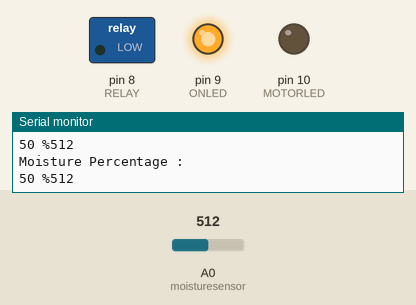
Simulated run of this sketch. Board: Arduino Uno, built with avr-gcc and run on an emulated ATmega328P. On the bench: switched loads named in the sketch (green lamp = pin HIGH), output pins drawn as LEDs (lit = HIGH), the last lines printed to the serial monitor. Inputs (shaded band) come from the test bench; at power-on: A0 (moisturesensor) = 512.

Above: at 1.2 s.
1.3 s: A0 (moisturesensor) set to 530
4.3 s: A0 (moisturesensor) set to 560
At 6.2 s:
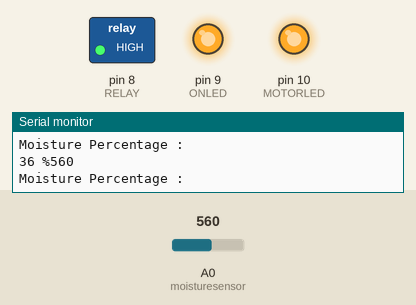
6.5 s: A0 (moisturesensor) set to 434
8.0 s: A0 (moisturesensor) set to 404
At 9.2 s:
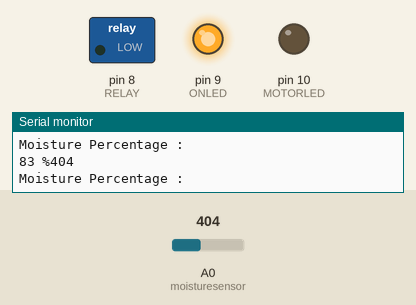
11.0 s: A0 (moisturesensor) set to 716
At 12.2 s:
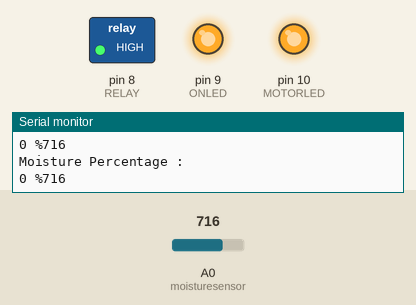
Timing chart, 0 to 13.5 s (numbered marks = the images above; inputs shaded):
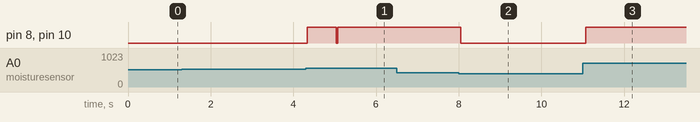

Measured:
- the behaviour switches between 544 and 545 on A0 (moisturesensor) (found by bisection; images 0 and 1)
- the behaviour switches between 417 and 416 on A0 (moisturesensor) (found by bisection; images 1 and 2)
- after the input at 4.3 s, pin 8 (RELAY), pin 10 (MOTORLED): LOW → HIGH at once, → LOW 0.69 s later, → HIGH 0.04 s later
- after the input at 8.0 s, pin 8 (RELAY), pin 10 (MOTORLED): HIGH → LOW after 0.05 s instead of 2.1 s
- after the input at 11.0 s, pin 8 (RELAY), pin 10 (MOTORLED): LOW → HIGH after 0.07 s

The sketch:

water_monitoring_system.ino
```cpp
/*
connections between Arduino and the sensors
 //soil moisture sensor
sensor   | ARDUINO
 VCC    ->  3.3 v
 GND    ->  gnd
 AOUT   ->  A0

 Relay   | ARDUINO
  DC+   -> 5V
  DC-   -> GND
  CH1   -> 8

  LED    | ARDUINO
  RED    -> 9
  GREEN  -> 10
 NB:: connect AREF pin on the Arduino board to the 3.3 v line
coonect

*/

#define SCL A5
#define SDA A4
#define RELAY 8
#define  ONLED 9
#define  MOTORLED 10
bool state = false ;
int moisturesensor =  A0;


const int Airvalue = 680;
const int Watervalue = 350 ;
int SoilMoisturevalue =0;
int SoilMoisturePercentage = 0;

unsigned long now = 0;
unsigned long previous = 0;
int interval = 5000 ;       //variable to hold the value time for hoew long motor should be on
void setup() {
  //set analogread function reference at 3.3V
  analogReference(EXTERNAL);
  //initializing the pins to be used in the program
 Serial.begin(9600);
 pinMode(ONLED,OUTPUT);
 pinMode(MOTORLED , OUTPUT);
 pinMode(RELAY, OUTPUT);
 pinMode( moisturesensor, INPUT);

//LED is put HIGH to indicate that the system has been activated
 digitalWrite(ONLED, HIGH);

 //printing a string on the terminal displaying system activation text
 Serial.println("Water Monitoring System Activated ! !");

 previous = millis();
}

void loop() {
  // main loop
  // calling the Sensor_Reading function
  Sensor_Reading();
  //determining at percentage the Motor should go on
  if ((SoilMoisturePercentage <= 40 ) && (state == false)) {
     //MOTORLED is set HIGH to indicate watering has sterted
     digitalWrite(MOTORLED, HIGH);
     //put the Relay high to statrt watering
     digitalWrite(RELAY,  HIGH);
     state = true ;
  }else if ((SoilMoisturePercentage >= 80 ) && (state == true)) {
     //MOTORLED is set LOW to indicate watering has stopped
     digitalWrite(MOTORLED, LOW);
     //put the Relay high to statrt watering
     digitalWrite(RELAY,  LOW);
     state = false ;
  }


 //set the motor on for the specified time
 now = millis();
 if (now - previous >= interval && state == true) {
  previous = millis();
    //MOTORLED and RELAY are set LOW
     digitalWrite(MOTORLED, LOW);
     digitalWrite(RELAY,  LOW);
     state = false ;
 }


}
//function to take reading from the soil moisture sensor
void Sensor_Reading(void){
  //taking readings from the sensor using analogRead function
  SoilMoisturevalue = analogRead(moisturesensor);

  //converting the raw values into percentage
  SoilMoisturePercentage = map(SoilMoisturevalue, Airvalue, Watervalue, 0, 100);

//keep the values between 0 to 100
  SoilMoisturePercentage = constrain(SoilMoisturePercentage, 0, 100);
  //display the value on the terminal
  Serial.println("Moisture Percentage : ");
  Serial.print(String(SoilMoisturePercentage) + " %");
  Serial.println(SoilMoisturevalue);
  Serial.println();

}
```
